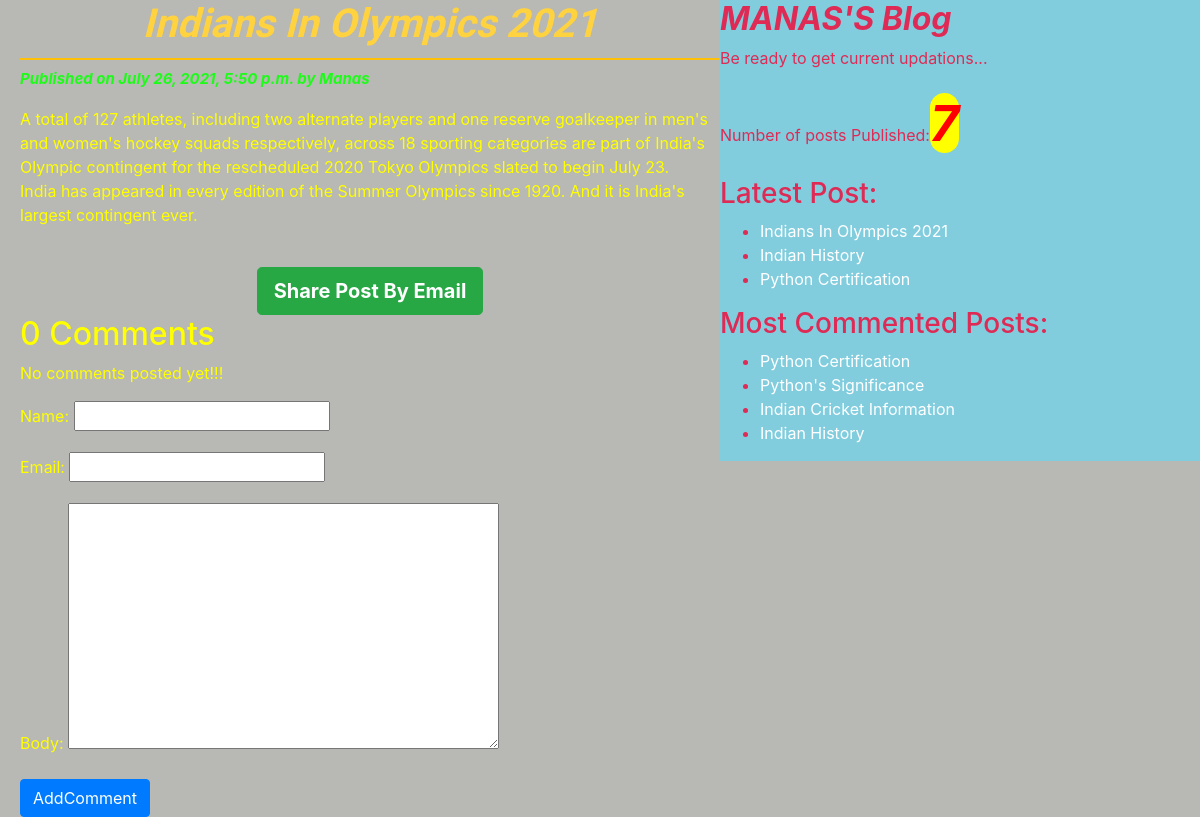
Screenshot of /2021/07/26/indians-olympics-2021/ with the database file from the repository.
### blog/models.py (models this page shows, shortened)
class Post(models.Model):
    STATUS_CHOICES=(('draft','Draft'),('published','Published'))
    title=models.CharField(max_length=150)
    slug=models.SlugField(max_length=250,unique_for_date='publish')
    author=models.ForeignKey(User,on_delete=models.CASCADE,related_name='blog_posts')
    body=models.TextField()
    publish=models.DateTimeField(default=timezone.now)
    created=models.DateTimeField(auto_now_add=True)
    updated=models.DateTimeField(auto_now=True)
    status=models.CharField(max_length=10,choices=STATUS_CHOICES,default='draft')
    objects=CustomManager()
    tags=TaggableManager()
    class Meta:
        ordering=('-publish',)
    def get_absolute_url(self):
        return reverse("post_detail",args=[self.publish.year,self.publish.strftime('%m'),self.publish.strftime('%d'),self.slug])

### blog/views.py (the view)
# urls.py: path('<year>/<month>/<day>/<post>/', views.post_details_view,name="post_detail"),
def post_details_view(request,year,month,day,post):
    post=get_object_or_404(Post,slug=post,status='published',publish__year=year,publish__month=month,publish__day=day)
    comments=post.comments.filter(active=True)
    csubmit=False
    if request.method=='POST':
        form=CommentForm(request.POST)
        if form.is_valid():
            new_comment=form.save(commit=False)
            new_comment.post=post
            new_comment.save()
            csubmit=True
    else:
        form=CommentForm()
    return render(request,'blog/post_detail.html',{'post':post,'form':form,'csubmit':csubmit,'comments':comments})

### blog/forms.py
class CommentForm(forms.ModelForm):
    class Meta:
        model=Comment
        fields=('name','email','body')

### blog/models.py (called while the page is built)
    def get_queryset(self):
        return super().get_queryset().filter(status='published')

### blog/templatetags/blog_tags.py (called while the page is built)
@register.simple_tag
def total_posts():
    return Post.objects.count()

@register.inclusion_tag('blog/show_latest_posts123.html')
def show_latest_posts(count=3):
    latest_post=Post.objects.order_by('-publish')[:count]
    return {'latest_post':latest_post}

@register.simple_tag
def get_most_commented_post(count=4):
    most_commented_post=Post.objects.annotate(total_comments=Count('comments')).order_by('-total_comments')[:count]
    return most_commented_post

### templates/blog/post_detail.html (shortened to what this page needs)
<!DOCTYPE html>
{% extends 'blog/base.html'%}
{% block content_block %}
      <h1 ><strong><em>{{post.title}}</em></strong></h1>
      <p class="date">Published on {{post.publish}} by {{post.author|title}}</p>
       {{post.body|linebreaks }}<br>
      <div class="container" align='center'>
         <a style="font-weight:bold;" class="btn btn-lg btn-success" href="/{{post.id}}/share">Share Post By Email</a>
      </div>
    {% with comments.count as comments_count %}
    <h2>{{comments_count}} Comment{{comments_count|pluralize}} </h2>
    {%endwith%}
    {% if comments%}
    {% for comment in comments%}
    <p id='ch'>Comment {{forloop.counter}} by {{comment.name}} on {{comment.created}}</p>
    <div class="cb">{{comment.body|linebreaks}}  </div>
    {%endfor%}
    {%else%}
    <p>No comments posted yet!!!<p>
    {%endif%}
    {% if csubmit %}
    <h3>Comment submitted successfully!!!</h3>
    {%else%}
    <form class="" method="post">
      {{form.as_p}}
      <input type="submit" class="btn btn-primary" name="" value="AddComment">
    </form>
    {%endif%}
{%endblock%}

### templates/blog/base.html (shortened to what this page needs)
<!DOCTYPE html>
{% load blog_tags %}
{% load static %}
<html lang="en" dir="ltr">
  <head>
    <link rel="stylesheet" href="{% static "css/bootstrap.css" %}">
    <link rel="stylesheet" href="{% static "css/blog.css" %}">
  </head>
  <body>
    <div class="content">
      {% block content_block %}
      {%endblock%}
    </div>
    <div class="sidebar">
      <h2><strong><em>MANAS'S Blog</em></strong></h2>
    <p>Be ready to get current updations...</p>
    <p>Number of posts Published:<span id='publish'>{%total_posts%}</span></p>
    <h3>Latest Post:</h3>{% show_latest_posts %}
    <h3>Most Commented Posts:</h3>
    {% get_most_commented_post as most_commented_post%}
    <ul>
      {% for post in most_commented_post%}
      <li > <a style="color:white;" href="{{post.get_absolute_url}}">{{post.title}}</a></li>
      {% endfor%}
    </ul>
    </div>
  </body>
</html>

### templates/blog/show_latest_posts123.html
<ul>
  {% for post in latest_post %}
  <li > <a style="color:white;" href="{{post.get_absolute_url}}">{{post.title}}</a></li>
  {% endfor %}
</ul>

### statics/css/blog.css (style rules this page uses)
.content { width:60%; float: left; padding-left: 20px; height: 100%; }
.sidebar { float:right; background: #81cdde; width: 40%; padding-top: 0px; height: 100%; color: #de2a54; }
.date { color:#1dfc19; font-weight: bold; font-style: italic; font-size: 15px; }
body { background: #b8b8b4; color: yellow; }
h1 { text-align: center; border-bottom: 2px solid #ffc107; padding-bottom: 10px; font-family: 'Reggae One', cursive; color: #ffd240; }
a { color: #342aeb; }
#publish { font-size: 50px; font-weight: bold; color: red; font-style: italic; background: yellow; border-radius: 100px; }

### rows the page displays
Post: title "Indians In Olympics 2021", publish "July 26, 2021, 5:50 p.m.", author "Manas", body "A total of 127 athletes, including two alternate players and one reserve goalkeeper in men's and women's hockey squads respectively, across 18 sporting categories are part of India's Olympic contingent for the rescheduled 2020 Tokyo Olympics slated to begin July 23. India has appeared in every edition of the Summer Olympics since 1920. And it is India's largest contingent ever."
Post: title "Indian History"
Post: title "Python Certification"
Post: title "Python's Significance"
Post: title "Indian Cricket Information"

### other values shown
{{ comments_count }} "0"
